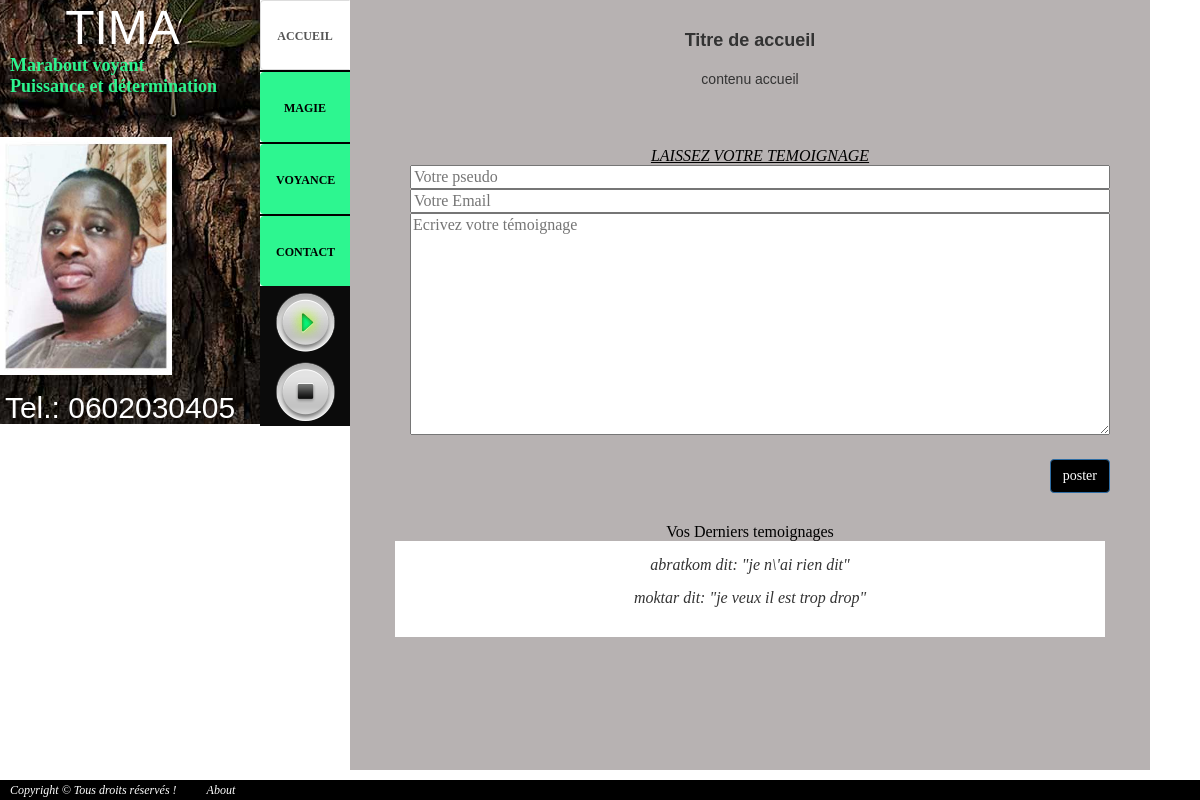
The page / on the database its author committed.
### tables this page shows
CREATE TABLE IF NOT EXISTS `users` (
  `id` int(11) NOT NULL AUTO_INCREMENT,
  `username` varchar(45) NOT NULL,
  `email` varchar(100) NOT NULL,
  `tel` varchar(25) NOT NULL,
  `intro` text NOT NULL,
  `rue` varchar(200) NOT NULL,
  `cp` varchar(100) NOT NULL,
  `ville` varchar(100) NOT NULL,
  `pays` varchar(100) NOT NULL,
  `password` varchar(200) NOT NULL,
  `created_at` datetime NOT NULL,
  `updated_at` datetime NOT NULL,
  `avatar` varchar(100) NOT NULL,
  `musique` varchar(1000) NOT NULL,
  `active` tinyint(4) NOT NULL,
  `token` varchar(255) NOT NULL,
  `last_login` datetime NOT NULL,
  `nom` varchar(45) NOT NULL,
  `prenom` varchar(45) NOT NULL,
  `titre1` varchar(45) NOT NULL,
  `titre2` varchar(45) NOT NULL,
  PRIMARY KEY (`id`)
);

CREATE TABLE IF NOT EXISTS `menu` (
  `id` int(11) NOT NULL AUTO_INCREMENT,
  `nom` varchar(45) NOT NULL,
  `titre` varchar(45) NOT NULL,
  `contenu` text NOT NULL,
  `afficher` tinyint(11) NOT NULL DEFAULT '0',
  `users_id` int(11) NOT NULL,
  PRIMARY KEY (`id`)
);

CREATE TABLE IF NOT EXISTS `temoignages` (
  `id` int(11) NOT NULL AUTO_INCREMENT,
  `pseudo` varchar(45) NOT NULL,
  `email` varchar(100) NOT NULL,
  `contenu` text NOT NULL,
  `created_at` datetime NOT NULL,
  `users_id` int(11) NOT NULL,
  PRIMARY KEY (`id`)
);

### inc/includes.php (called while the page is built, shortened)
<?php
  	include "classes/Db.php";
  	$DB= new Db();
?>

### classes/Db.php (called while the page is built, shortened)
<?php
  class Db{
	private $host = HOST;
	private $name = DBNAME;
	private $user = USER;
	private $pass = PASS;
	public $connexion;
	public function __construct($host=null,$name=null,$user=null,$pass=null){
			try{
				$this->connexion = new PDO('mysql:host='.$this->host.";dbname=".$this->name.'',$this->user,$this->pass,array(
					PDO::MYSQL_ATTR_INIT_COMMAND=>"SET NAMES UTF8",
					PDO::ATTR_ERRMODE=>PDO::ERRMODE_WARNING));
			}
			catch(PDOException $e){
				echo "Impossible de se connecter à la base de données";
				die();
			}
	}
	public function query($sql, $data= array()){
		$req = $this->connexion->prepare($sql);
		$req->execute($data);
		return $req->fetchAll(PDO::FETCH_OBJ);
	}
}
?>

### index.php (the view, shortened to what this page needs)
  <?php
  include "inc/includes.php";
  include "header.php";
  $users= $DB->query("select id,username, email, tel, intro, rue, cp, ville, pays, created_at, updated_at, avatar,musique, nom, prenom, titre1, titre2 from users order by created_at limit 1 ");
   $id= $users[0]->id;
   $menus= $DB->query('select id,nom,titre,contenu, afficher from menu order by id  ');
   $menus_aff= $DB->query('select id,nom,titre,contenu, afficher from menu where afficher=0 order by id  ');
   $temoignage= $DB->query("select temoignages.id, temoignages.contenu,temoignages.pseudo,temoignages.email, temoignages.created_at, temoignages.users_id from temoignages
                          inner join users on temoignages.users_id= users.id
                          where temoignages.users_id=$id
                          order by created_at desc limit 5");
?>
    <div id="content">
      <div class="row ">
        <section class="col-md-4 col-xs-12 body-left" >
          <?php foreach($users as $user): ?>
          <div class="col-md-8 col-xs-6 profil">
            <div class="titres">
              <h1><?php echo $user->username; ?></h1>
            <h3><?php echo $user->titre1; ?></h3>
            <h3><?php echo $user->titre2; ?></h3>
            </div>
            <a href="#" class="thumbs">
              <img src="img/thumbnail.jpg" alt="image">
            </a>
            <p class='tel'>Tel.:  <?php echo $user->tel; ?></p>
          </div>
         <?php endforeach  ?>
          <div class="col-md-4 col-xs-6 menu">
            <div class="col-xs-3 nav-float">
                    <ul class="nav nav-tabs tabs-left">
                      <li class="active"><a href="#accueil" data-toggle="tab">accueil </a></li><hr>
                      <?php foreach($menus_aff as $menu): ?>
                      <li><a href="#<?php echo $menu->nom; ?>" data-toggle="tab"><?php echo $menu->nom; ?></a><hr></li><hr>
                       <?php endforeach; ?>
                       <li><a href="#contact" data-toggle="tab">contact</a></li>
                       <li><a  class ="play"><img onclick="document.getElementById('myTune').play()" src="img/play90.png"></a></li>
                       <li><a class ="stop"><img  onclick="document.getElementById('myTune').pause()" src="img/stop90.png"></a></li>
                    </ul>
            </div>
          </div>
        </section>
            <section class="col-md-8 col-xs-12 body">
                <div class="col-md-12 col-xs-12 content">
                    <div class="tab-content">
                      <div class="tab-pane active" id="<?php echo $menus[0]->nom; ?>"><h1><?php echo $menus[0]->titre; ?> </h1>
                        <p>
                         <?php echo $menus[0]->contenu; ?>
                        </p>
                      </div>
                    </div>
                <div class="col-md-12 col-xs-12 temoignage">
                   <form action="index.php" method="POST">
                    <h5>LAISSEZ VOTRE TEMOIGNAGE</h5>
                      <p>
                        <input type="text" placeholder ="Votre pseudo" name="pseudo" value="<?php echo isset($_POST['pseudo']) ? $_POST['pseudo'] : ""; ?>">
                      </p>
                      <p>
                        <input type="text" name="email" placeholder ="Votre Email" value='<?php echo isset($_POST["email"])? $_POST["email"] : "" ?>'>
                      </p>
                      <p>
                        <textarea placeholder ="Ecrivez votre témoignage" name="contenu" id="" cols="15" rows="12"><?php echo isset($_POST['contenu'])?$_POST['contenu']:""; ?></textarea>
                      </p>
                        <p><input type="submit" class="btn btn-primary btn-md" role="button" name="poster" value="poster"></p>
                    </form>
                </div>
                 <div class="col-md-12 ">
              <h5>Vos Derniers temoignages</h5>
                <?php foreach ($temoignage as $temoignage): ?>
                <div class="show-temoignage">
                <span><?php echo $temoignage->pseudo; ?> dit: </span>
                <span>&quot;<?php echo $temoignage->contenu; ?>&quot;</span>
               <?php endforeach ?>
              </div>
            </div>
          </section>
      </div>
    </div>
    <footer class="footer">
      <ul class="infos-footer">
        <li><a href="#">Copyright © Tous droits réservés !</a></li>
        <li><a href="#">About</a></li>
      </ul>
    </footer>
  </body>
</html>

### header.php (shortened to what this page needs)
<!doctype html>
<html lang="en">
  <head>
  <html class="no-js" lang="fr">
    <link href="bootstrap/css/bootstrap.min.css" rel="stylesheet">
    <link rel="stylesheet" type="text/css" href="css/style.css">
    <link rel="stylesheet" type="text/css" href="bootstrap-vertical-tabs-master/bootstrap.vertical-tabs.css">
    <link rel="stylesheet" href="css/main.css">
  </head>
  <body>

### css/style.css (style rules this page uses)
html, body, div, span, applet, object, iframe, h1, h2, h3, h4, h5, h6, p, blockquote, pre, a, abbr, acronym, address, big, cite, code, del, dfn, em, img, ins, kbd, q, s, samp, small, strike, strong, sub, sup, tt, var, b, u, i, center, ul.nav, ul.nav li, dl, dt, dd, ol, ul, li, fieldset, form, label, legend, table, caption, tbody, tfoot, thead, tr, th, td, article, aside, canvas, details, embed, figure, figcaption, footer, header, hgroup, menu, nav, output, ruby, section, summary, time, mark, audio, video { margin: 0; padding: 0; border: 0; font-size: 100%; font: inherit; vertical-align: baseline; }
article, aside, details, figcaption, figure, footer, header, hgroup, menu, nav, section { display: block; }
ol, ul { list-style: none; }
body #content,.row { margin: auto ; width: 1200px; }
input[type="text"],[type="email"],[type='tel'], textarea { width: 100%; bottom: 25px; }
textarea { width: 100%; margin-bottom: 20px; }
.body { background-color: #B7B2B2; overflow: scroll; height: 770px; }
.content { min-height: 500px; }
.body-left, .menu, .nav-float { padding: 0; }
.nav-float, .nav-tabs > li a, .tabs-left, .tabs-left, .menu { width: 90px; }
.profil { min-width: 260px; min-height: 424px; padding-left: 0; background: url(../img/font.jpg) center no-repeat; }
.profil img { width: 70%; height: 110%; margin: 0 center; padding: 0; float: left; top: 50px; }
.titres > h1 { font-size: 48px; color: #fff; font-family: Arial, verdana, cambria, sans-serif; text-transform: uppercase; }
.titres > h3 { font-size: 18px; font-weight: bolder; color: #2df690; text-align: left; padding-left: 10px; }
.titres > h3::first-letter { text-transform: uppercase; }
.titres { margin-bottom: 40px; }
.tel { font-size: 30px ; font-family: calibri, arial, Cambria, sans-serif; color: #fff; line-height: 35px; min-width: 100%; margin-bottom: 10px; position: absolute; top: 390px; left: -10px; }
.body-left { max-width: 350px; -webkit-background-size: cover; -moz-background-size: cover; -o-background-size: cover; background-size: cover; min-height: 420px; }
h5 { color: #000; font-weight: 0.8; bottom: 20px ; }
.temoignage { padding: 20px; margin: 10px; }
.temoignage h5 { font-style: italic; text-decoration: underline; }
.show-temoignage, .mesinfos { background-color: #fff; font-style: italic; bottom: 25px; padding: 15px; }
.tab-content { padding: 30px; }
.tab-content p { font-family: cambria, Arial, calibri; font-size: 14px; margin-top: 20px; }
.tab-pane h1 { font-family: Arial ,Cambria, Verdana; font-size: 18px; font-weight: bolder; bottom: 20px; }
.tab-pane::first-letter { text-transform: uppercase; }
.tabs-left { padding-top: 0; top: 0; right: 0; }
.nav > hr { width: 100%; border: 1px black ridge; margin: 0 !important; padding: 0 !important; position: relative; }
.nav-tabs > li { height: 70px; }
.nav-tabs > li a { clear: both; color: #000; font-family: Calibri,Verdana,Cambria, sans serif; font-size:12px; text-align: center; background-color: #2df690; line-height: 50px; font-weight: bold; text-transform: uppercase; height: 70px; }
.nav-tabs img { background: url(../img/stop.png) no-repeat; margin-top: -11px; margin-left: -16px; background-color: #000; }
.temoignage p > .btn { float: right; background-color: #000; color: #fff; }
.footer { margin: 0 auto; height: 20px; width: 100%; position: fixed; }
.footer a { font-size: 12px; font-family:Cambria, Calibri,Verdana,sans serif; float: left; color: #fff; line-height: 20px; margin: 0 20px 0 10px ; text-align: left; font-style: italic; }
#content { margin: 0 auto; text-align: center; }
.content { margin: 0 auto; text-align: center; }

### css/main.css (style rules this page uses)
footer { height: 280px; background-color: #000; position: relative; bottom: 0; width: 960px; margin: auto; }
footer ul { margin: 0; padding: 0; }

### rows shown on the page
users: username "TIMA", titre1 "marabout voyant", titre2 "puissance et détermination", tel "0602030405"
menu: nom "MAGIE"
menu: nom "VOYANCE"
menu: titre "titre de accueil", contenu "contenu accueil"
temoignages: pseudo "abratkom", contenu "je n\\'ai rien dit"
temoignages: pseudo "moktar", contenu "je veux il est trop drop"
